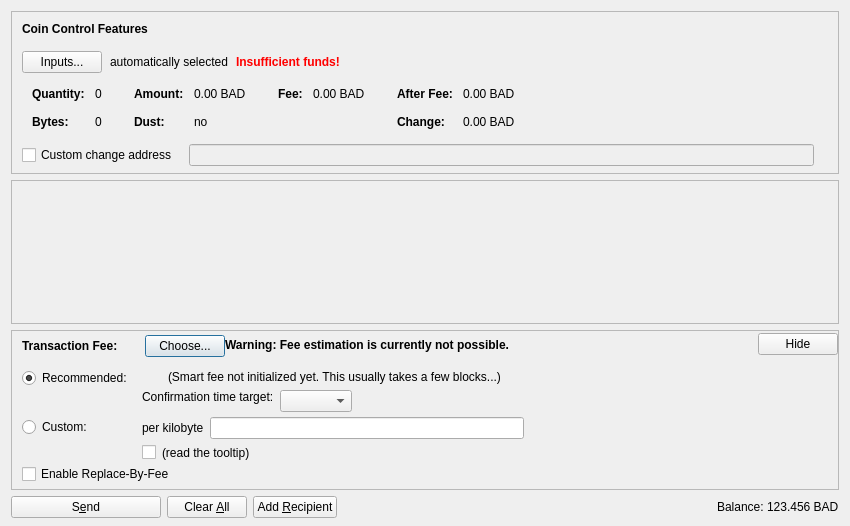
<?xml version="1.0" encoding="UTF-8"?>
<ui version="4.0">
 <class>SendCoinsDialog</class>
 <widget class="QDialog" name="SendCoinsDialog">
  <property name="geometry">
   <rect>
    <x>0</x>
    <y>0</y>
    <width>850</width>
    <height>526</height>
   </rect>
  </property>
  <property name="windowTitle">
   <string>Send Coins</string>
  </property>
  <layout class="QVBoxLayout" name="verticalLayout" stretch="0,1,0,0">
   <property name="bottomMargin">
    <number>8</number>
   </property>
   <item>
    <widget class="QFrame" name="frameCoinControl">
     <property name="sizePolicy">
      <sizepolicy hsizetype="Expanding" vsizetype="Expanding">
       <horstretch>0</horstretch>
       <verstretch>0</verstretch>
      </sizepolicy>
     </property>
     <property name="maximumSize">
      <size>
       <width>16777215</width>
       <height>16777215</height>
      </size>
     </property>
     <property name="frameShape">
      <enum>QFrame::StyledPanel</enum>
     </property>
     <property name="frameShadow">
      <enum>QFrame::Sunken</enum>
     </property>
     <layout class="QVBoxLayout" name="verticalLayoutCoinControl2">
      <property name="spacing">
       <number>0</number>
      </property>
      <property name="leftMargin">
       <number>0</number>
      </property>
      <property name="topMargin">
       <number>0</number>
      </property>
      <property name="rightMargin">
       <number>0</number>
      </property>
      <property name="bottomMargin">
       <number>6</number>
      </property>
      <item>
       <layout class="QVBoxLayout" name="verticalLayoutCoinControl" stretch="0,0,0,0,1">
        <property name="spacing">
         <number>0</number>
        </property>
        <property name="leftMargin">
         <number>10</number>
        </property>
        <property name="topMargin">
         <number>10</number>
        </property>
        <item>
         <layout class="QHBoxLayout" name="horizontalLayoutCoinControl1">
          <property name="bottomMargin">
           <number>15</number>
          </property>
          <item>
           <widget class="QLabel" name="labelCoinControlFeatures">
            <property name="sizePolicy">
             <sizepolicy hsizetype="Preferred" vsizetype="Maximum">
              <horstretch>0</horstretch>
              <verstretch>0</verstretch>
             </sizepolicy>
            </property>
            <property name="font">
             <font>
              <weight>75</weight>
              <bold>true</bold>
             </font>
            </property>
            <property name="styleSheet">
             <string notr="true">font-weight:bold;</string>
            </property>
            <property name="text">
             <string>Coin Control Features</string>
            </property>
           </widget>
          </item>
         </layout>
        </item>
        <item>
         <layout class="QHBoxLayout" name="horizontalLayoutCoinControl2" stretch="0,0,0,0">
          <property name="spacing">
           <number>8</number>
          </property>
          <property name="bottomMargin">
           <number>10</number>
          </property>
          <item>
           <widget class="QPushButton" name="pushButtonCoinControl">
            <property name="styleSheet">
             <string notr="true"/>
            </property>
            <property name="text">
             <string>Inputs...</string>
            </property>
            <property name="autoDefault">
             <bool>false</bool>
            </property>
           </widget>
          </item>
          <item>
           <widget class="QLabel" name="labelCoinControlAutomaticallySelected">
            <property name="text">
             <string>automatically selected</string>
            </property>
            <property name="margin">
             <number>5</number>
            </property>
           </widget>
          </item>
          <item>
           <widget class="QLabel" name="labelCoinControlInsuffFunds">
            <property name="font">
             <font>
              <weight>75</weight>
              <bold>true</bold>
             </font>
            </property>
            <property name="styleSheet">
             <string notr="true">color:red;font-weight:bold;</string>
            </property>
            <property name="text">
             <string>Insufficient funds!</string>
            </property>
            <property name="margin">
             <number>5</number>
            </property>
           </widget>
          </item>
          <item>
           <spacer name="horizontalSpacerCoinControl">
            <property name="orientation">
             <enum>Qt::Horizontal</enum>
            </property>
            <property name="sizeHint" stdset="0">
             <size>
              <width>40</width>
              <height>1</height>
             </size>
            </property>
           </spacer>
          </item>
         </layout>
        </item>
        <item>
         <widget class="QWidget" name="widgetCoinControl" native="true">
          <property name="sizePolicy">
           <sizepolicy hsizetype="Preferred" vsizetype="Preferred">
            <horstretch>0</horstretch>
            <verstretch>0</verstretch>
           </sizepolicy>
          </property>
          <property name="minimumSize">
           <size>
            <width>0</width>
            <height>0</height>
           </size>
          </property>
          <property name="styleSheet">
           <string notr="true"/>
          </property>
          <layout class="QHBoxLayout" name="horizontalLayoutCoinControl5">
           <property name="leftMargin">
            <number>0</number>
           </property>
           <property name="topMargin">
            <number>0</number>
           </property>
           <property name="rightMargin">
            <number>0</number>
           </property>
           <property name="bottomMargin">
            <number>0</number>
           </property>
           <item>
            <layout class="QHBoxLayout" name="horizontalLayoutCoinControl3" stretch="0,0,0,1">
             <property name="spacing">
              <number>20</number>
             </property>
             <property name="topMargin">
              <number>0</number>
             </property>
             <property name="bottomMargin">
              <number>10</number>
             </property>
             <item>
              <layout class="QFormLayout" name="formLayoutCoinControl1">
               <property name="horizontalSpacing">
                <number>10</number>
               </property>
               <property name="verticalSpacing">
                <number>14</number>
               </property>
               <property name="leftMargin">
                <number>10</number>
               </property>
               <property name="topMargin">
                <number>4</number>
               </property>
               <property name="rightMargin">
                <number>6</number>
               </property>
               <item row="0" column="0">
                <widget class="QLabel" name="labelCoinControlQuantityText">
                 <property name="font">
                  <font>
                   <weight>75</weight>
                   <bold>true</bold>
                  </font>
                 </property>
                 <property name="text">
                  <string>Quantity:</string>
                 </property>
                 <property name="margin">
                  <number>0</number>
                 </property>
                </widget>
               </item>
               <item row="0" column="1">
                <widget class="QLabel" name="labelCoinControlQuantity">
                 <property name="cursor">
                  <cursorShape>IBeamCursor</cursorShape>
                 </property>
                 <property name="contextMenuPolicy">
                  <enum>Qt::ActionsContextMenu</enum>
                 </property>
                 <property name="text">
                  <string notr="true">0</string>
                 </property>
                 <property name="margin">
                  <number>0</number>
                 </property>
                 <property name="textInteractionFlags">
                  <set>Qt::LinksAccessibleByMouse|Qt::TextSelectableByKeyboard|Qt::TextSelectableByMouse</set>
                 </property>
                </widget>
               </item>
               <item row="1" column="0">
                <widget class="QLabel" name="labelCoinControlBytesText">
                 <property name="font">
                  <font>
                   <weight>75</weight>
                   <bold>true</bold>
                  </font>
                 </property>
                 <property name="text">
                  <string>Bytes:</string>
                 </property>
                </widget>
               </item>
               <item row="1" column="1">
                <widget class="QLabel" name="labelCoinControlBytes">
                 <property name="cursor">
                  <cursorShape>IBeamCursor</cursorShape>
                 </property>
                 <property name="contextMenuPolicy">
                  <enum>Qt::ActionsContextMenu</enum>
                 </property>
                 <property name="text">
                  <string notr="true">0</string>
                 </property>
                 <property name="textInteractionFlags">
                  <set>Qt::LinksAccessibleByMouse|Qt::TextSelectableByKeyboard|Qt::TextSelectableByMouse</set>
                 </property>
                </widget>
               </item>
              </layout>
             </item>
             <item>
              <layout class="QFormLayout" name="formLayoutCoinControl2">
               <property name="horizontalSpacing">
                <number>10</number>
               </property>
               <property name="verticalSpacing">
                <number>14</number>
               </property>
               <property name="leftMargin">
                <number>6</number>
               </property>
               <property name="topMargin">
                <number>4</number>
               </property>
               <property name="rightMargin">
                <number>6</number>
               </property>
               <item row="0" column="0">
                <widget class="QLabel" name="labelCoinControlAmountText">
                 <property name="font">
                  <font>
                   <weight>75</weight>
                   <bold>true</bold>
                  </font>
                 </property>
                 <property name="text">
                  <string>Amount:</string>
                 </property>
                 <property name="margin">
                  <number>0</number>
                 </property>
                </widget>
               </item>
               <item row="0" column="1">
                <widget class="QLabel" name="labelCoinControlAmount">
                 <property name="cursor">
                  <cursorShape>IBeamCursor</cursorShape>
                 </property>
                 <property name="contextMenuPolicy">
                  <enum>Qt::ActionsContextMenu</enum>
                 </property>
                 <property name="text">
                  <string notr="true">0.00 BAD</string>
                 </property>
                 <property name="textInteractionFlags">
                  <set>Qt::LinksAccessibleByMouse|Qt::TextSelectableByKeyboard|Qt::TextSelectableByMouse</set>
                 </property>
                </widget>
               </item>
               <item row="1" column="0">
                <widget class="QLabel" name="labelCoinControlLowOutputText">
                 <property name="font">
                  <font>
                   <weight>75</weight>
                   <bold>true</bold>
                  </font>
                 </property>
                 <property name="text">
                  <string>Dust:</string>
                 </property>
                </widget>
               </item>
               <item row="1" column="1">
                <widget class="QLabel" name="labelCoinControlLowOutput">
                 <property name="cursor">
                  <cursorShape>IBeamCursor</cursorShape>
                 </property>
                 <property name="contextMenuPolicy">
                  <enum>Qt::ActionsContextMenu</enum>
                 </property>
                 <property name="text">
                  <string notr="true">no</string>
                 </property>
                 <property name="textInteractionFlags">
                  <set>Qt::LinksAccessibleByMouse|Qt::TextSelectableByKeyboard|Qt::TextSelectableByMouse</set>
                 </property>
                </widget>
               </item>
              </layout>
             </item>
             <item>
              <layout class="QFormLayout" name="formLayoutCoinControl3">
               <property name="horizontalSpacing">
                <number>10</number>
               </property>
               <property name="verticalSpacing">
                <number>14</number>
               </property>
               <property name="leftMargin">
                <number>6</number>
               </property>
               <property name="topMargin">
                <number>4</number>
               </property>
               <property name="rightMargin">
                <number>6</number>
               </property>
               <item row="0" column="0">
                <widget class="QLabel" name="labelCoinControlFeeText">
                 <property name="font">
                  <font>
                   <weight>75</weight>
                   <bold>true</bold>
                  </font>
                 </property>
                 <property name="text">
                  <string>Fee:</string>
                 </property>
                 <property name="margin">
                  <number>0</number>
                 </property>
                </widget>
               </item>
               <item row="0" column="1">
                <widget class="QLabel" name="labelCoinControlFee">
                 <property name="cursor">
                  <cursorShape>IBeamCursor</cursorShape>
                 </property>
                 <property name="contextMenuPolicy">
                  <enum>Qt::ActionsContextMenu</enum>
                 </property>
                 <property name="text">
                  <string notr="true">0.00 BAD</string>
                 </property>
                 <property name="textInteractionFlags">
                  <set>Qt::LinksAccessibleByMouse|Qt::TextSelectableByKeyboard|Qt::TextSelectableByMouse</set>
                 </property>
                </widget>
               </item>
              </layout>
             </item>
             <item>
              <layout class="QFormLayout" name="formLayoutCoinControl4">
               <property name="horizontalSpacing">
                <number>10</number>
               </property>
               <property name="verticalSpacing">
                <number>14</number>
               </property>
               <property name="leftMargin">
                <number>6</number>
               </property>
               <property name="topMargin">
                <number>4</number>
               </property>
               <property name="rightMargin">
                <number>6</number>
               </property>
               <item row="0" column="0">
                <widget class="QLabel" name="labelCoinControlAfterFeeText">
                 <property name="font">
                  <font>
                   <weight>75</weight>
                   <bold>true</bold>
                  </font>
                 </property>
                 <property name="text">
                  <string>After Fee:</string>
                 </property>
                 <property name="margin">
                  <number>0</number>
                 </property>
                </widget>
               </item>
               <item row="0" column="1">
                <widget class="QLabel" name="labelCoinControlAfterFee">
                 <property name="cursor">
                  <cursorShape>IBeamCursor</cursorShape>
                 </property>
                 <property name="contextMenuPolicy">
                  <enum>Qt::ActionsContextMenu</enum>
                 </property>
                 <property name="text">
                  <string notr="true">0.00 BAD</string>
                 </property>
                 <property name="textInteractionFlags">
                  <set>Qt::LinksAccessibleByMouse|Qt::TextSelectableByKeyboard|Qt::TextSelectableByMouse</set>
                 </property>
                </widget>
               </item>
               <item row="1" column="0">
                <widget class="QLabel" name="labelCoinControlChangeText">
                 <property name="font">
                  <font>
                   <weight>75</weight>
                   <bold>true</bold>
                  </font>
                 </property>
                 <property name="text">
                  <string>Change:</string>
                 </property>
                </widget>
               </item>
               <item row="1" column="1">
                <widget class="QLabel" name="labelCoinControlChange">
                 <property name="cursor">
                  <cursorShape>IBeamCursor</cursorShape>
                 </property>
                 <property name="contextMenuPolicy">
                  <enum>Qt::ActionsContextMenu</enum>
                 </property>
                 <property name="text">
                  <string notr="true">0.00 BAD</string>
                 </property>
                 <property name="textInteractionFlags">
                  <set>Qt::LinksAccessibleByMouse|Qt::TextSelectableByKeyboard|Qt::TextSelectableByMouse</set>
                 </property>
                </widget>
               </item>
              </layout>
             </item>
            </layout>
           </item>
          </layout>
         </widget>
        </item>
        <item>
         <layout class="QHBoxLayout" name="horizontalLayoutCoinControl4" stretch="0,0,0">
          <property name="spacing">
           <number>12</number>
          </property>
          <property name="sizeConstraint">
           <enum>QLayout::SetDefaultConstraint</enum>
          </property>
          <property name="topMargin">
           <number>5</number>
          </property>
          <property name="rightMargin">
           <number>5</number>
          </property>
          <item>
           <widget class="QCheckBox" name="checkBoxCoinControlChange">
            <property name="toolTip">
             <string>If this is activated, but the change address is empty or invalid, change will be sent to a newly generated address.</string>
            </property>
            <property name="text">
             <string>Custom change address</string>
            </property>
           </widget>
          </item>
          <item>
           <widget class="QValidatedLineEdit" name="lineEditCoinControlChange">
            <property name="enabled">
             <bool>false</bool>
            </property>
            <property name="sizePolicy">
             <sizepolicy hsizetype="Expanding" vsizetype="Fixed">
              <horstretch>0</horstretch>
              <verstretch>0</verstretch>
             </sizepolicy>
            </property>
           </widget>
          </item>
          <item>
           <widget class="QLabel" name="labelCoinControlChangeLabel">
            <property name="sizePolicy">
             <sizepolicy hsizetype="Preferred" vsizetype="Expanding">
              <horstretch>0</horstretch>
              <verstretch>0</verstretch>
             </sizepolicy>
            </property>
            <property name="minimumSize">
             <size>
              <width>0</width>
              <height>0</height>
             </size>
            </property>
            <property name="text">
             <string/>
            </property>
            <property name="margin">
             <number>3</number>
            </property>
           </widget>
          </item>
         </layout>
        </item>
        <item>
         <spacer name="verticalSpacerCoinControl">
          <property name="orientation">
           <enum>Qt::Vertical</enum>
          </property>
          <property name="sizeHint" stdset="0">
           <size>
            <width>800</width>
            <height>1</height>
           </size>
          </property>
         </spacer>
        </item>
       </layout>
      </item>
     </layout>
    </widget>
   </item>
   <item>
    <widget class="QScrollArea" name="scrollArea">
     <property name="widgetResizable">
      <bool>true</bool>
     </property>
     <widget class="QWidget" name="scrollAreaWidgetContents">
      <property name="geometry">
       <rect>
        <x>0</x>
        <y>0</y>
        <width>830</width>
        <height>104</height>
       </rect>
      </property>
      <layout class="QVBoxLayout" name="verticalLayout_2" stretch="0,1">
       <property name="leftMargin">
        <number>0</number>
       </property>
       <property name="topMargin">
        <number>0</number>
       </property>
       <property name="rightMargin">
        <number>0</number>
       </property>
       <property name="bottomMargin">
        <number>0</number>
       </property>
       <item>
        <layout class="QVBoxLayout" name="entries">
         <property name="spacing">
          <number>6</number>
         </property>
        </layout>
       </item>
       <item>
        <spacer name="verticalSpacer">
         <property name="orientation">
          <enum>Qt::Vertical</enum>
         </property>
         <property name="sizeHint" stdset="0">
          <size>
           <width>20</width>
           <height>40</height>
          </size>
         </property>
        </spacer>
       </item>
      </layout>
     </widget>
    </widget>
   </item>
   <item>
    <widget class="QFrame" name="frameFee">
     <property name="sizePolicy">
      <sizepolicy hsizetype="Expanding" vsizetype="Expanding">
       <horstretch>0</horstretch>
       <verstretch>0</verstretch>
      </sizepolicy>
     </property>
     <property name="maximumSize">
      <size>
       <width>16777215</width>
       <height>16777215</height>
      </size>
     </property>
     <property name="frameShape">
      <enum>QFrame::StyledPanel</enum>
     </property>
     <property name="frameShadow">
      <enum>QFrame::Sunken</enum>
     </property>
     <layout class="QVBoxLayout" name="verticalLayoutFee1">
      <property name="spacing">
       <number>0</number>
      </property>
      <property name="leftMargin">
       <number>0</number>
      </property>
      <property name="topMargin">
       <number>0</number>
      </property>
      <property name="rightMargin">
       <number>0</number>
      </property>
      <property name="bottomMargin">
       <number>0</number>
      </property>
      <item>
       <layout class="QVBoxLayout" name="verticalLayoutFee2" stretch="0,0,0">
        <property name="spacing">
         <number>0</number>
        </property>
        <property name="leftMargin">
         <number>10</number>
        </property>
        <property name="topMargin">
         <number>0</number>
        </property>
        <item>
         <layout class="QHBoxLayout" name="horizontalLayoutFee1">
          <property name="bottomMargin">
           <number>0</number>
          </property>
          <item>
           <layout class="QVBoxLayout" name="verticalLayoutFee7">
            <property name="spacing">
             <number>0</number>
            </property>
            <item>
             <spacer name="verticalSpacerSmartFee">
              <property name="orientation">
               <enum>Qt::Vertical</enum>
              </property>
              <property name="sizeType">
               <enum>QSizePolicy::Fixed</enum>
              </property>
              <property name="sizeHint" stdset="0">
               <size>
                <width>1</width>
                <height>4</height>
               </size>
              </property>
             </spacer>
            </item>
            <item>
             <layout class="QHBoxLayout" name="horizontalLayoutSmartFee">
              <property name="spacing">
               <number>10</number>
              </property>
              <item>
               <widget class="QLabel" name="labelFeeHeadline">
                <property name="sizePolicy">
                 <sizepolicy hsizetype="Preferred" vsizetype="Maximum">
                  <horstretch>0</horstretch>
                  <verstretch>0</verstretch>
                 </sizepolicy>
                </property>
                <property name="font">
                 <font>
                  <weight>75</weight>
                  <bold>true</bold>
                 </font>
                </property>
                <property name="styleSheet">
                 <string notr="true">font-weight:bold;</string>
                </property>
                <property name="text">
                 <string>Transaction Fee:</string>
                </property>
               </widget>
              </item>
              <item>
               <widget class="QLabel" name="labelFeeMinimized">
                <property name="text">
                 <string/>
                </property>
               </widget>
              </item>
              <item>
               <widget class="QPushButton" name="buttonChooseFee">
                <property name="text">
                 <string>Choose...</string>
                </property>
               </widget>
              </item>
             </layout>
            </item>
            <item>
             <spacer name="verticalSpacer_5">
              <property name="orientation">
               <enum>Qt::Vertical</enum>
              </property>
              <property name="sizeHint" stdset="0">
               <size>
                <width>1</width>
                <height>1</height>
               </size>
              </property>
             </spacer>
            </item>
           </layout>
          </item>
          <item>
           <widget class="QLabel" name="fallbackFeeWarningLabel">
            <property name="toolTip">
             <string>Using the fallbackfee can result in sending a transaction that will take several hours or days (or never) to confirm. Consider choosing your fee manually or wait until you have validated the complete chain.</string>
            </property>
            <property name="font">
            <font>
                <weight>75</weight>
                <bold>true</bold>
            </font>
            </property>
            <property name="text">
             <string>Warning: Fee estimation is currently not possible.</string>
            </property>
            <property name="wordWrap">
             <bool>false</bool>
            </property>
           </widget>
          </item>
          <item>
           <spacer name="horizontalSpacer_4">
            <property name="orientation">
             <enum>Qt::Horizontal</enum>
            </property>
            <property name="sizeType">
             <enum>QSizePolicy::MinimumExpanding</enum>
            </property>
            <property name="sizeHint" stdset="0">
             <size>
              <width>40</width>
              <height>20</height>
             </size>
            </property>
           </spacer>
          </item>
          <item>
           <widget class="QPushButton" name="buttonMinimizeFee">
            <property name="toolTip">
             <string>collapse fee-settings</string>
            </property>
            <property name="text">
             <string>Hide</string>
            </property>
           </widget>
          </item>
         </layout>
        </item>
        <item>
         <widget class="QFrame" name="frameFeeSelection">
          <layout class="QVBoxLayout" name="verticalLayoutFee12">
           <property name="spacing">
            <number>0</number>
           </property>
           <property name="leftMargin">
            <number>0</number>
           </property>
           <property name="topMargin">
            <number>0</number>
           </property>
           <property name="rightMargin">
            <number>0</number>
           </property>
           <property name="bottomMargin">
            <number>0</number>
           </property>
           <item>
            <layout class="QGridLayout" name="gridLayoutFee">
             <property name="topMargin">
              <number>10</number>
             </property>
             <property name="bottomMargin">
              <number>4</number>
             </property>
             <property name="horizontalSpacing">
              <number>10</number>
             </property>
             <property name="verticalSpacing">
              <number>4</number>
             </property>
             <item row="1" column="1">
              <layout class="QVBoxLayout" name="verticalLayoutFee8">
               <property name="spacing">
                <number>6</number>
               </property>
               <item>
                <layout class="QHBoxLayout" name="horizontalLayoutFee13">
                 <item>
                  <widget class="QLabel" name="labelCustomPerKilobyte">
                   <property name="toolTip">
                    <string>If the custom fee is set to 1000 satoshis and the transaction is only 250 bytes, then &quot;per kilobyte&quot; only pays 250 satoshis in fee, while &quot;total at least&quot; pays 1000 satoshis. For transactions bigger than a kilobyte both pay by kilobyte.</string>
                   </property>
                   <property name="text">
                    <string>per kilobyte</string>
                   </property>
                  </widget>
                 </item>
                 <item>
                  <widget class="BitcoinAmountField" name="customFee"/>
                 </item>
                 <item>
                  <spacer name="horizontalSpacer_6">
                   <property name="orientation">
                    <enum>Qt::Horizontal</enum>
                   </property>
                   <property name="sizeHint" stdset="0">
                    <size>
                     <width>1</width>
                     <height>1</height>
                    </size>
                   </property>
                  </spacer>
                 </item>
                </layout>
               </item>
               <item>
                <layout class="QHBoxLayout" name="horizontalLayoutFee8">
                 <item>
                  <widget class="QCheckBox" name="checkBoxMinimumFee">
                   <property name="toolTip">
                    <string>Paying only the minimum fee is just fine as long as there is less transaction volume than space in the blocks. But be aware that this can end up in a never confirming transaction once there is more demand for boxycoin transactions than the network can process.</string>
                   </property>
                   <property name="text">
                    <string/>
                   </property>
                  </widget>
                 </item>
                 <item>
                  <widget class="QLabel" name="labelMinFeeWarning">
                   <property name="enabled">
                    <bool>true</bool>
                   </property>
                   <property name="toolTip">
                    <string>Paying only the minimum fee is just fine as long as there is less transaction volume than space in the blocks. But be aware that this can end up in a never confirming transaction once there is more demand for boxycoin transactions than the network can process.</string>
                   </property>
                   <property name="text">
                    <string>(read the tooltip)</string>
                   </property>
                   <property name="margin">
                    <number>5</number>
                   </property>
                  </widget>
                 </item>
                 <item>
                  <spacer name="horizontalSpacer_2">
                   <property name="orientation">
                    <enum>Qt::Horizontal</enum>
                   </property>
                   <property name="sizeHint" stdset="0">
                    <size>
                     <width>1</width>
                     <height>1</height>
                    </size>
                   </property>
                  </spacer>
                 </item>
                </layout>
               </item>
              </layout>
             </item>
             <item row="0" column="0">
              <layout class="QVBoxLayout" name="verticalLayoutFee4" stretch="0,1">
               <item>
                <widget class="QRadioButton" name="radioSmartFee">
                 <property name="text">
                  <string>Recommended:</string>
                 </property>
                 <property name="checked">
                  <bool>true</bool>
                 </property>
                 <attribute name="buttonGroup">
                  <string notr="true">groupFee</string>
                 </attribute>
                </widget>
               </item>
               <item>
                <spacer name="verticalSpacer_2">
                 <property name="orientation">
                  <enum>Qt::Vertical</enum>
                 </property>
                 <property name="sizeHint" stdset="0">
                  <size>
                   <width>1</width>
                   <height>1</height>
                  </size>
                 </property>
                </spacer>
               </item>
              </layout>
             </item>
             <item row="1" column="0">
              <layout class="QVBoxLayout" name="verticalLayoutFee9" stretch="0,1">
               <item>
                <widget class="QRadioButton" name="radioCustomFee">
                 <property name="text">
                  <string>Custom:</string>
                 </property>
                 <attribute name="buttonGroup">
                  <string notr="true">groupFee</string>
                 </attribute>
                </widget>
               </item>
               <item>
                <spacer name="verticalSpacer_6">
                 <property name="orientation">
                  <enum>Qt::Vertical</enum>
                 </property>
                 <property name="sizeHint" stdset="0">
                  <size>
                   <width>1</width>
                   <height>1</height>
                  </size>
                 </property>
                </spacer>
               </item>
              </layout>
             </item>
             <item row="0" column="1">
              <layout class="QVBoxLayout" name="verticalLayoutFee3" stretch="0,0,1">
               <property name="spacing">
                <number>6</number>
               </property>
               <property name="topMargin">
                <number>2</number>
               </property>
               <item>
                <layout class="QHBoxLayout" name="horizontalLayoutFee12">
                 <item>
                  <widget class="QLabel" name="labelSmartFee">
                   <property name="text">
                    <string/>
                   </property>
                   <property name="margin">
                    <number>2</number>
                   </property>
                  </widget>
                 </item>
                 <item>
                  <widget class="QLabel" name="labelFeeEstimation">
                   <property name="text">
                    <string/>
                   </property>
                  </widget>
                 </item>
                 <item>
                  <widget class="QLabel" name="labelSmartFee2">
                   <property name="text">
                    <string>(Smart fee not initialized yet. This usually takes a few blocks...)</string>
                   </property>
                   <property name="margin">
                    <number>2</number>
                   </property>
                  </widget>
                 </item>
                 <item>
                  <spacer name="horizontalSpacer_5">
                   <property name="orientation">
                    <enum>Qt::Horizontal</enum>
                   </property>
                   <property name="sizeHint" stdset="0">
                    <size>
                     <width>1</width>
                     <height>1</height>
                    </size>
                   </property>
                  </spacer>
                 </item>
                </layout>
               </item>
               <item>
                <layout class="QHBoxLayout" name="horizontalLayoutFee9">
                 <item>
                  <layout class="QVBoxLayout" name="verticalLayoutFee6">
                   <item>
                    <widget class="QLabel" name="labelSmartFee3">
                     <property name="text">
                      <string>Confirmation time target:</string>
                     </property>
                     <property name="margin">
                      <number>2</number>
                     </property>
                    </widget>
                   </item>
                   <item>
                    <spacer name="verticalSpacer_3">
                     <property name="orientation">
                      <enum>Qt::Vertical</enum>
                     </property>
                     <property name="sizeHint" stdset="0">
                      <size>
                       <width>1</width>
                       <height>1</height>
                      </size>
                     </property>
                    </spacer>
                   </item>
                  </layout>
                 </item>
                 <item>
                  <layout class="QVBoxLayout" name="verticalLayoutFee5">
                   <property name="rightMargin">
                    <number>30</number>
                   </property>
                   <item>
                    <layout class="QHBoxLayout" name="horizontalLayoutConfTarget">
                     <property name="bottomMargin">
                      <number>0</number>
                     </property>
                     <item>
                      <widget class="QComboBox" name="confTargetSelector"/>
                     </item>
                     <item>
                      <spacer name="horizontalSpacerConfTarget">
                       <property name="orientation">
                        <enum>Qt::Horizontal</enum>
                       </property>
                       <property name="sizeHint" stdset="0">
                        <size>
                         <width>40</width>
                         <height>20</height>
                        </size>
                       </property>
                      </spacer>
                     </item>
                    </layout>
                   </item>
                  </layout>
                 </item>
                </layout>
               </item>
               <item>
                <spacer name="verticalSpacer_4">
                 <property name="orientation">
                  <enum>Qt::Vertical</enum>
                 </property>
                 <property name="sizeHint" stdset="0">
                  <size>
                   <width>1</width>
                   <height>1</height>
                  </size>
                 </property>
                </spacer>
               </item>
              </layout>
             </item>
            </layout>
           </item>
           <item>
            <widget class="QCheckBox" name="optInRBF">
             <property name="text">
              <string>Enable Replace-By-Fee</string>
             </property>
             <property name="toolTip">
              <string>With Replace-By-Fee (BIP-125) you can increase a transaction's fee after it is sent. Without this, a higher fee may be recommended to compensate for increased transaction delay risk.</string>
             </property>
            </widget>
           </item>
          </layout>
         </widget>
        </item>
        <item>
         <spacer name="verticalSpacerFee">
          <property name="orientation">
           <enum>Qt::Vertical</enum>
          </property>
          <property name="sizeHint" stdset="0">
           <size>
            <width>40</width>
            <height>5</height>
           </size>
          </property>
         </spacer>
        </item>
       </layout>
      </item>
     </layout>
    </widget>
   </item>
   <item>
    <layout class="QHBoxLayout" name="horizontalLayout">
     <item>
      <widget class="QPushButton" name="sendButton">
       <property name="minimumSize">
        <size>
         <width>150</width>
         <height>0</height>
        </size>
       </property>
       <property name="toolTip">
        <string>Confirm the send action</string>
       </property>
       <property name="text">
        <string>S&amp;end</string>
       </property>
       <property name="icon">
        <iconset resource="../bitcoin.qrc">
         <normaloff>:/icons/send</normaloff>:/icons/send</iconset>
       </property>
       <property name="autoDefault">
        <bool>false</bool>
       </property>
       <property name="default">
        <bool>false</bool>
       </property>
      </widget>
     </item>
     <item>
      <widget class="QPushButton" name="clearButton">
       <property name="sizePolicy">
        <sizepolicy hsizetype="Minimum" vsizetype="Fixed">
         <horstretch>0</horstretch>
         <verstretch>0</verstretch>
        </sizepolicy>
       </property>
       <property name="toolTip">
        <string>Clear all fields of the form.</string>
       </property>
       <property name="text">
        <string>Clear &amp;All</string>
       </property>
       <property name="icon">
        <iconset resource="../bitcoin.qrc">
         <normaloff>:/icons/remove</normaloff>:/icons/remove</iconset>
       </property>
       <property name="autoDefault">
        <bool>false</bool>
       </property>
      </widget>
     </item>
     <item>
      <widget class="QPushButton" name="addButton">
       <property name="toolTip">
        <string>Send to multiple recipients at once</string>
       </property>
       <property name="text">
        <string>Add &amp;Recipient</string>
       </property>
       <property name="icon">
        <iconset resource="../bitcoin.qrc">
         <normaloff>:/icons/add</normaloff>:/icons/add</iconset>
       </property>
       <property name="autoDefault">
        <bool>false</bool>
       </property>
      </widget>
     </item>
     <item>
      <spacer name="horizontalSpacer">
       <property name="orientation">
        <enum>Qt::Horizontal</enum>
       </property>
       <property name="sizeHint" stdset="0">
        <size>
         <width>40</width>
         <height>20</height>
        </size>
       </property>
      </spacer>
     </item>
     <item>
      <layout class="QHBoxLayout" name="horizontalLayout_2">
       <property name="spacing">
        <number>3</number>
       </property>
       <item>
        <widget class="QLabel" name="label">
         <property name="sizePolicy">
          <sizepolicy hsizetype="Preferred" vsizetype="Fixed">
           <horstretch>0</horstretch>
           <verstretch>0</verstretch>
          </sizepolicy>
         </property>
         <property name="text">
          <string>Balance:</string>
         </property>
        </widget>
       </item>
       <item>
        <widget class="QLabel" name="labelBalance">
         <property name="sizePolicy">
          <sizepolicy hsizetype="Preferred" vsizetype="Fixed">
           <horstretch>0</horstretch>
           <verstretch>0</verstretch>
          </sizepolicy>
         </property>
         <property name="cursor">
          <cursorShape>IBeamCursor</cursorShape>
         </property>
         <property name="text">
          <string notr="true">123.456 BAD</string>
         </property>
         <property name="textInteractionFlags">
          <set>Qt::LinksAccessibleByMouse|Qt::TextSelectableByKeyboard|Qt::TextSelectableByMouse</set>
         </property>
        </widget>
       </item>
      </layout>
     </item>
    </layout>
   </item>
  </layout>
 </widget>
 <customwidgets>
  <customwidget>
   <class>QValidatedLineEdit</class>
   <extends>QLineEdit</extends>
   <header>qt/qvalidatedlineedit.h</header>
  </customwidget>
  <customwidget>
   <class>BitcoinAmountField</class>
   <extends>QLineEdit</extends>
   <header>qt/bitcoinamountfield.h</header>
   <container>1</container>
  </customwidget>
 </customwidgets>
 <resources>
  <include location="../bitcoin.qrc"/>
 </resources>
 <connections/>
 <buttongroups>
  <buttongroup name="groupFee"/>
 </buttongroups>
</ui>
